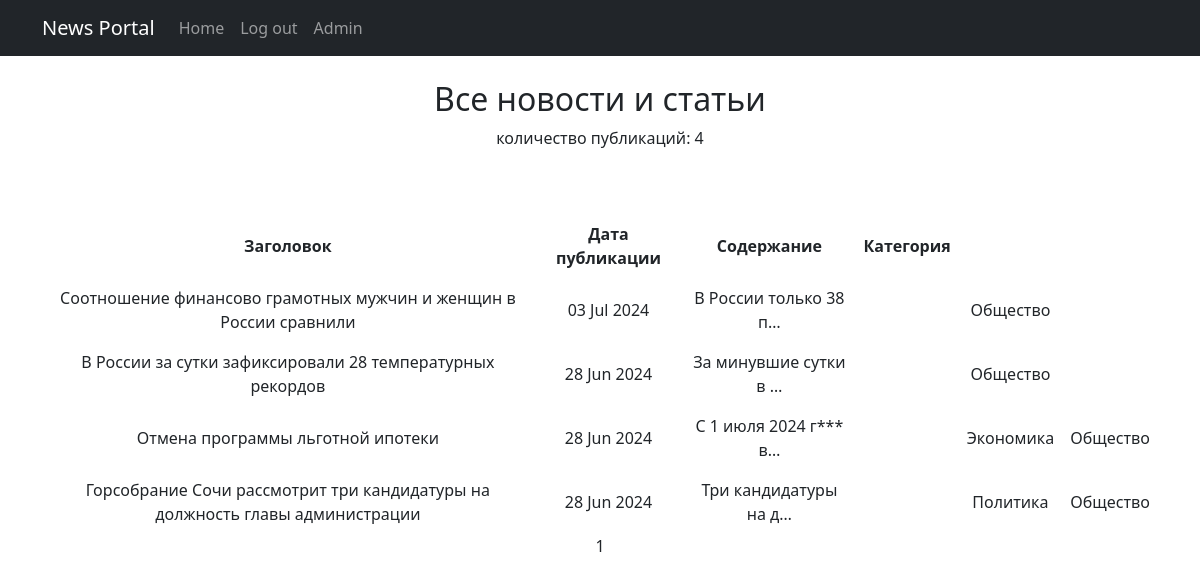
The page /news/ on the database as committed earlier.
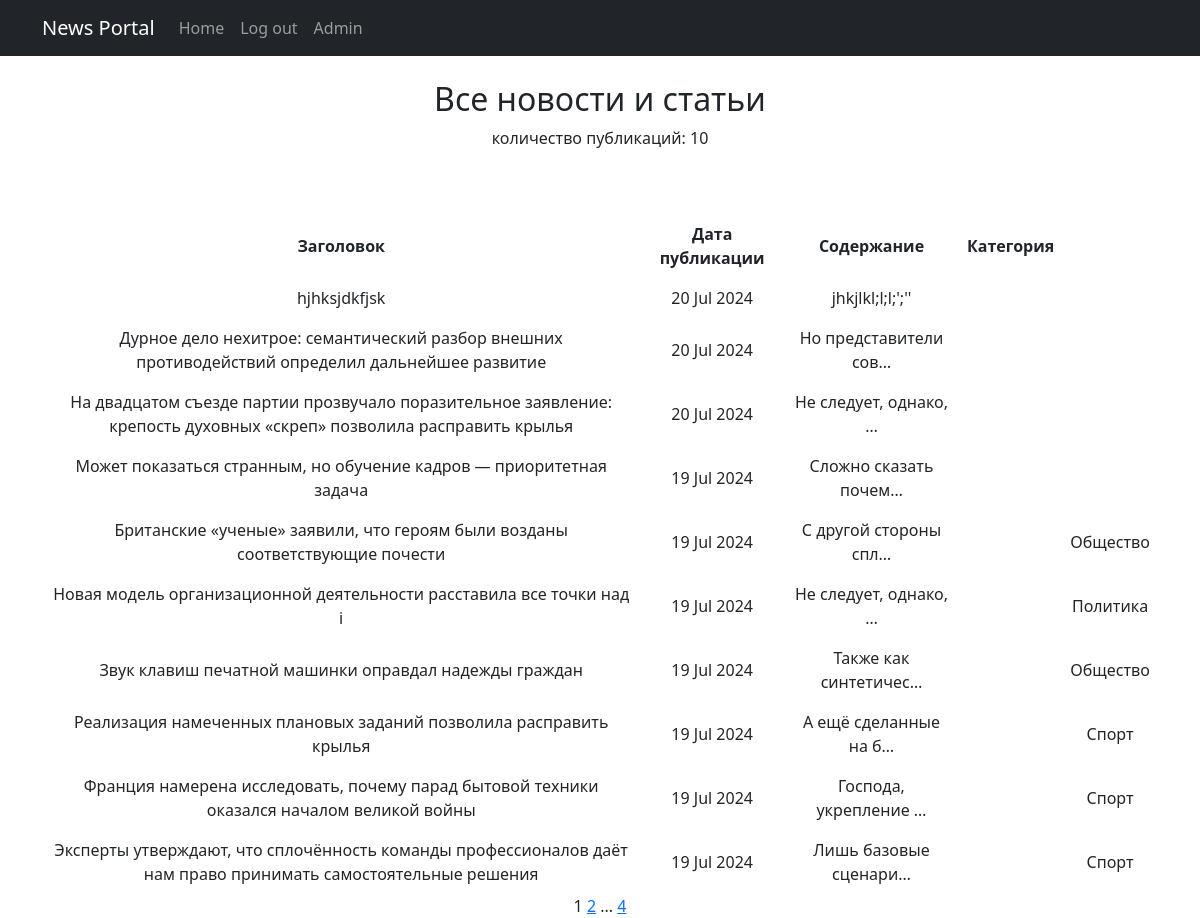
The same page on the database as committed later.
### news/models.py (models this page shows, shortened)
class Post(models.Model):
    article = "AR"
    news = "NW"
    TYPES = [
        (article, 'Статья'),
        (news, 'Новость')
    ]
    author = models.ForeignKey(User, on_delete=models.CASCADE)
    type = models.CharField(max_length=2, choices=TYPES, default=article)
    add_time = models.DateTimeField(auto_now_add=True)
    category = models.ManyToManyField(Category, through='PostCategory')
    heading = models.CharField(max_length=255, )
    text = models.TextField()
    rating = models.IntegerField(default=0)

class Category(models.Model):
    category_name = models.CharField(max_length=255, unique=True)

### news/views.py (the view)
# urls.py: path('', PostList.as_view(), name='post_list'),
class PostList(ListView):
    model = Post
    template_name = 'news.html'
    context_object_name = 'news'
    ordering = '-add_time'
    paginate_by = 10

### news/templatetags/custom_filters.py (called while the page is built)
@register.filter()
def censor(value):
    try:
        if type(value) is str:
            for word in censor_list:
                if word in value.lower().split():
                    value = value.replace(word[1:], "*" * len(word[1:]))
            return value
    except TypeError as e:
        print(e)

@register.simple_tag(takes_context=True)
def url_replace(context, **kwargs):
    d = context['request'].GET.copy()
    for k, v in kwargs.items():
        d[k] = v
    return d.urlencode()

### templates/news.html (shortened to what this page needs)
{% extends 'flatpages/default.html' %}
{% load custom_filters %}
{% block content %}
<br>
<h2> Все новости и статьи </h2>
<p> количество публикаций: {{ news|length }} </p>
<br>
<br>
    {% if news %}
        <table width="100%" cellpadding="8px">
            <tr>
                <td> <strong> Заголовок </strong> </td>
                <td> <strong> Дата публикации </strong> </td>
                <td> <strong> Содержание </strong> </td>
                <td> <strong> Категория </strong> </td>
            </tr>
            {% for post in news %}
            <tr>
                <td> {{ post.heading|censor }}</td>
                <td> {{ post.add_time|date:'d M Y' }} </td>
                <td> {{ post.text|censor|truncatechars:21 }} </td>
                <td>
                </td>
                {% for cat in post.category.all %}
                    <td> {{cat.category_name }} </td>
                {% endfor %}
            </tr>
            {% endfor %}
        </table>
    {% else %}
        <h2>Новостей нет!</h2>
    {% endif %}
   {{ page_obj.number }}
   {% if page_obj.has_next %}
       <a href="?{% url_replace page=page_obj.next_page_number %}">{{ page_obj.next_page_number }}</a>
       {% if paginator.num_pages != page_obj.next_page_number %}
           ...
           <a href="?{% url_replace page=page_obj.paginator.num_pages %}">{{ page_obj.paginator.num_pages }}</a>
       {% endif %}
   {% endif %}
{% endblock content %}

Rows that differ between the two databases and show on the page:
no longer on this page (row unchanged): Post: heading|censor "Соотношение финансово грамотных мужчин и женщин в России сравнили", add_time "03 Jul 2024", text|censor "В России только 38 п…", Category (category_name "Общество")
no longer on this page (row unchanged): Post: heading|censor "В России за сутки зафиксировали 28 температурных рекордов", add_time "28 Jun 2024", text|censor "За минувшие сутки в …", Category (category_name "Общество")
no longer on this page (row unchanged): Post: heading|censor "Отмена программы льготной ипотеки", add_time "28 Jun 2024", text|censor "С 1 июля 2024 г*** в…", Category (category_name "Общество")
no longer on this page (row unchanged): Category: category_name "Экономика", shown under "Отмена программы льготной ипотеки"
no longer on this page (row unchanged): Post: heading|censor "Горсобрание Сочи рассмотрит три кандидатуры на должность главы администрации", add_time "28 Jun 2024", text|censor "Три кандидатуры на д…", Category (category_name "Политика"), Category (category_name "Общество")
added Post: heading|censor "hjhksjdkfjsk", add_time "20 Jul 2024", text|censor "jhkjlkl;l;l;';''"
added Post: heading|censor "Дурное дело нехитрое: семантический разбор внешних противодействий определил дальнейшее развитие", add_time "20 Jul 2024", text|censor "Но представители сов…"
added Post: heading|censor "На двадцатом съезде партии прозвучало поразительное заявление: крепость духовных «скреп» позволила расправить крылья", add_time "20 Jul 2024", text|censor "Не следует, однако, …"
added Post: heading|censor "Может показаться странным, но обучение кадров — приоритетная задача", add_time "19 Jul 2024", text|censor "Сложно сказать почем…"
added Post: heading|censor "Британские «ученые» заявили, что героям были возданы соответствующие почести", add_time "19 Jul 2024", text|censor "С другой стороны спл…", Category (category_name "Общество")
added Post: heading|censor "Новая модель организационной деятельности расставила все точки над i", add_time "19 Jul 2024", text|censor "Не следует, однако, …", Category (category_name "Политика")
added Post: heading|censor "Звук клавиш печатной машинки оправдал надежды граждан", add_time "19 Jul 2024", text|censor "Также как синтетичес…", Category (category_name "Общество")
added Post: heading|censor "Реализация намеченных плановых заданий позволила расправить крылья", add_time "19 Jul 2024", text|censor "А ещё сделанные на б…"
now on this page (row unchanged): Category: category_name "Спорт"
added Post: heading|censor "Франция намерена исследовать, почему парад бытовой техники оказался началом великой войны", add_time "19 Jul 2024", text|censor "Господа, укрепление …"
added Post: heading|censor "Эксперты утверждают, что сплочённость команды профессионалов даёт нам право принимать самостоятельные решения", add_time "19 Jul 2024", text|censor "Лишь базовые сценари…"
Other text that changed with them:
{{ news|length }}: "4" → "10"
{{ page_obj.next_page_number }}: (not shown) → "2"
{{ page_obj.paginator.num_pages }}: (not shown) → "4"
